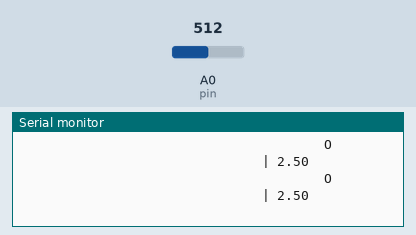
Bench run of a sketch on a simulated Arduino Uno, built with avr-gcc and run on an emulated ATmega328P. Parts: the last lines printed to the serial monitor. Inputs (shaded band) come from the test bench; at power-on: A0 (pin) = 512.

Above: at 1.2 s.
1.3 s: A0 (pin) set to 716
At 1.32 s:
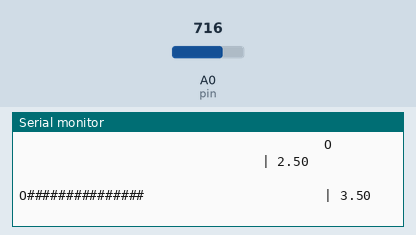
3.2 s: A0 (pin) set to 900
At 3.23 s:
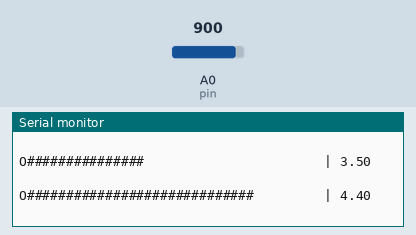
5.1 s: A0 (pin) set to 1010
At 5.13 s:
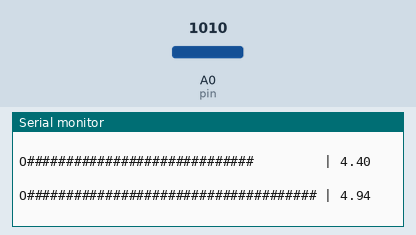
7.0 s: A0 (pin) set to 1023
At 7.03 s:
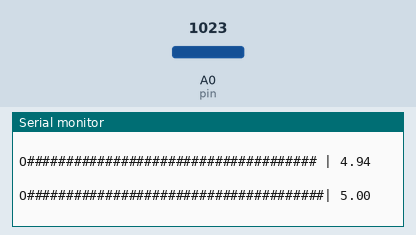
8.9 s: A0 (pin) set to 990
At 8.94 s:
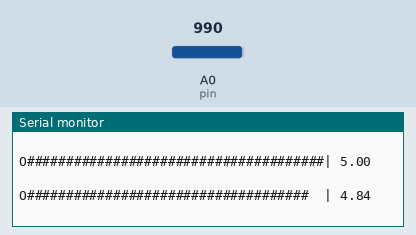
10.8 s: A0 (pin) set to 511
At 10.84 s:
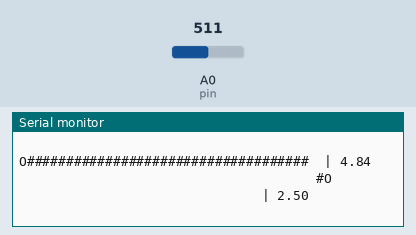

Measured:
- after the input at 1.3 s, the serial monitor: prints a new line at once (image 1)
- after the input at 3.2 s, the serial monitor: prints a new line at once (image 2)
- after the input at 5.1 s, the serial monitor: prints a new line at once (image 3)
- after the input at 7.0 s, the serial monitor: prints a new line at once (image 4)
- after the input at 8.9 s, the serial monitor: prints a new line at once (image 5)
- after the input at 10.8 s, the serial monitor: prints a new line at once (image 6)

The sketch:

SerialScope.ino
```cpp
/*
  SerialScope

    Draws a graph of the analog signal on the Serial.

    1. read the pin
    2. map the analog readings to a range [a,b]
    3. draw the range [a,b] to the range [0,SERIAL_COLUMNS] on the Serial
    4. waits the samplign time and repeat from 1

 */

#define SERIAL_COLUMNS 78
#define ZERO_CHAR 'O'
#define BAR_CHAR '#'
#define END_CHAR '|'

/*
    Modify the following to suite your needs!
*/
int pin = A0;                // the pin to read
int scope_range_min = -1000; // minimum value of the range [a]
int scope_range_max = 1000;  // maximum value of the range [b]
int sampling = 50;           // sampling time

char buf[SERIAL_COLUMNS + 2];
unsigned long thetime = 0;
int sensorValue = 0;
int zero_pos = 0; // position of the zero in [a,b] relative to [0,SERIAL_COLUMNS]

int
convert_to_serial(int value) {
  // map it to the wanted range for the input
  int tempValue = map(value, 0, 1023, scope_range_min, scope_range_max);
  // now, map it to the serial line length
  return map(tempValue, scope_range_min, scope_range_max, 0, SERIAL_COLUMNS);
}

void
prepare_line(int val) {
  memset(buf, ' ', sizeof(buf));
  buf[zero_pos] = ZERO_CHAR;
  if(zero_pos > val) {
    // for(int i=val;i<zero_pos;i++) buf[i]=BAR_CHAR;
    memset(buf + val, BAR_CHAR, zero_pos - val);
  } else if(zero_pos < val) {
    // for(int i=val;i>zero_pos;i--) buf[i]=BAR_CHAR;
    memset(buf + zero_pos + 1, BAR_CHAR, val - zero_pos);
  }
  buf[SERIAL_COLUMNS] = END_CHAR;
  buf[SERIAL_COLUMNS + 1] = 0;
}

void
serial_scope(int value) {
  int val = convert_to_serial(value);
  prepare_line(val);
  Serial.print(buf);

  Serial.print(" ");
  float voltage = sensorValue * (5.0 / 1023.0);

  Serial.println(voltage);
}

void
setup() {
  Serial.begin(38400);
  pinMode(pin, INPUT);

  // finds the zero of the scope graph
  if(scope_range_max < 0)
    zero_pos = SERIAL_COLUMNS;
  else if(scope_range_min > 0)
    zero_pos = 0;
  else
    zero_pos = map(0, scope_range_min, scope_range_max, 0, SERIAL_COLUMNS);
}

void
loop() {
  sensorValue = analogRead(pin);
  thetime = millis();
  serial_scope(sensorValue);
  thetime = millis() - thetime;
  delay(thetime > sampling ? 0 : (sampling - thetime));
}
```
